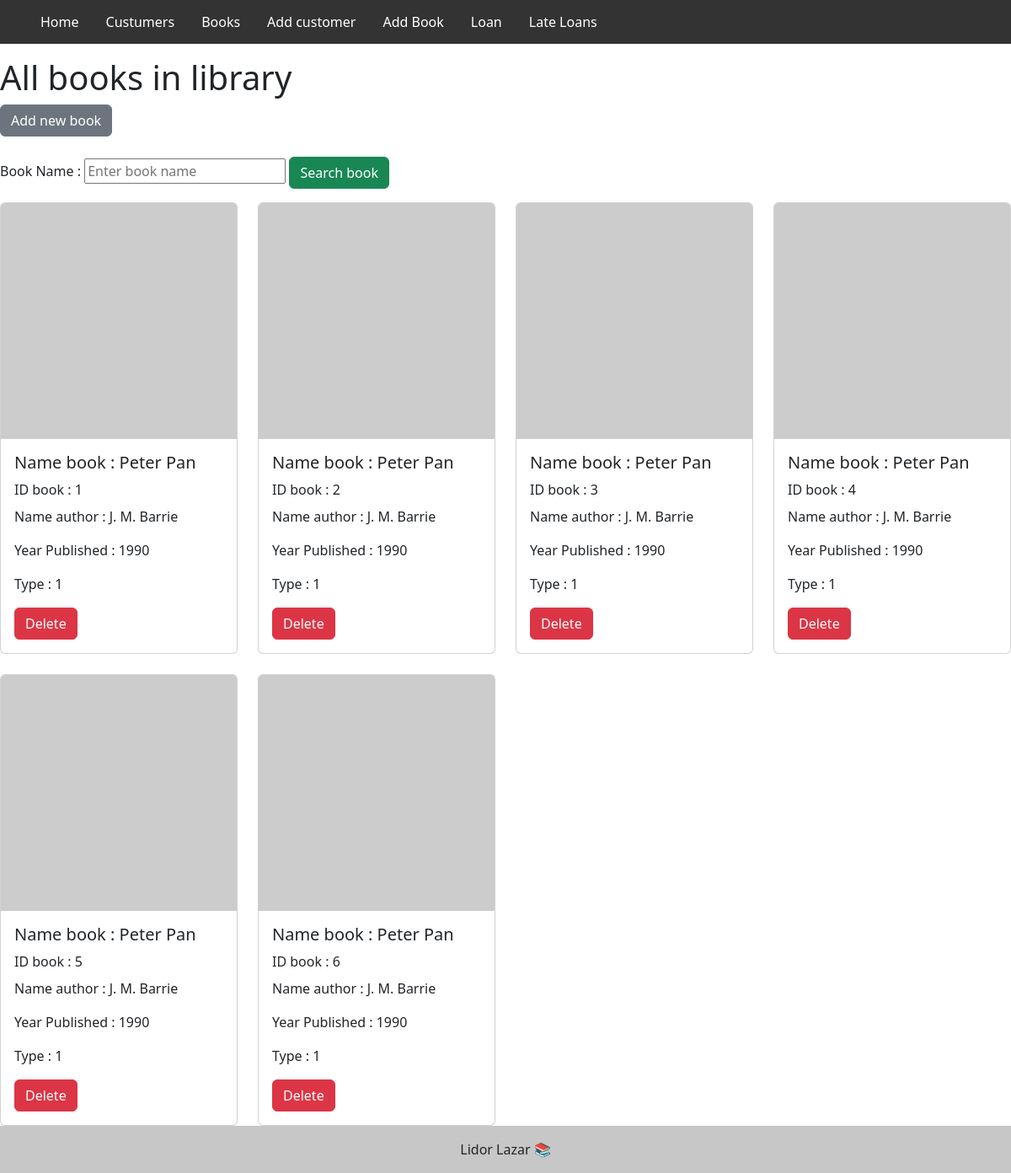
/Book/, run on an earlier commit of the app's database.
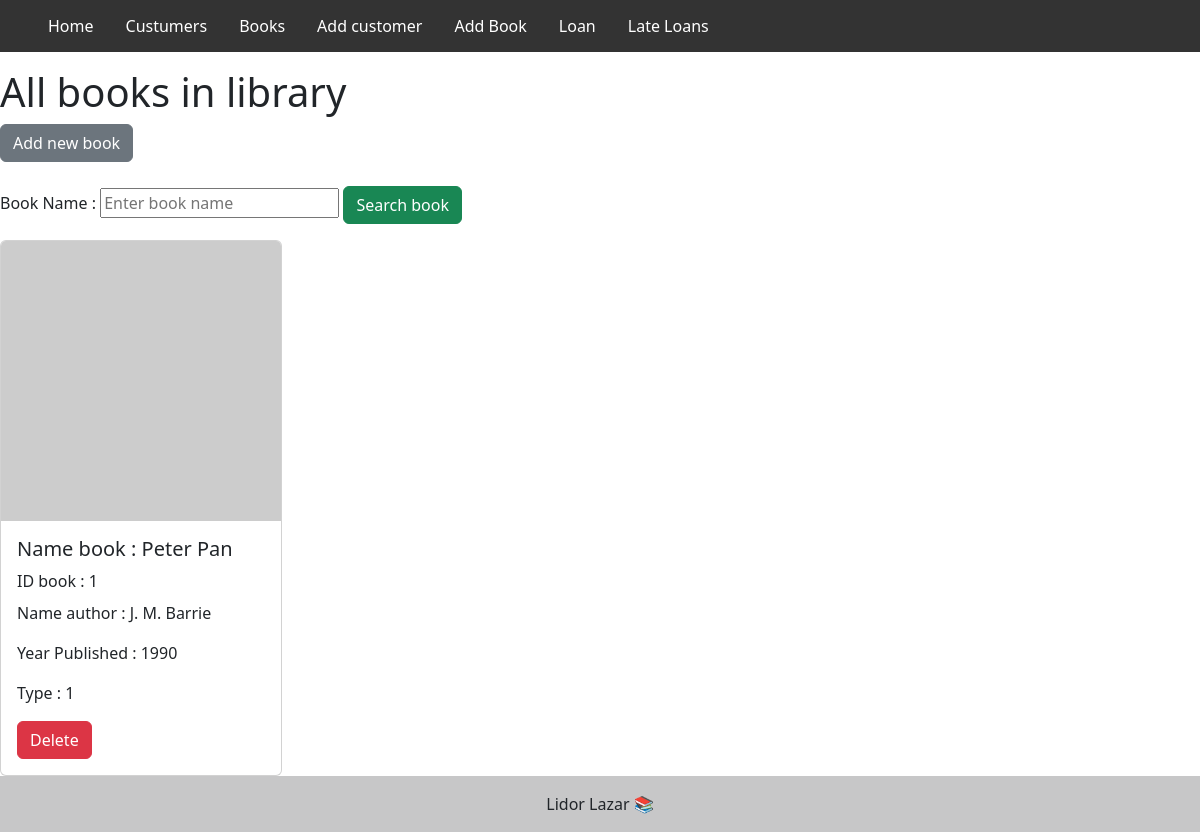
And on a later commit of the database.
### Library/books/model.py (models this page shows, shortened)
class Books(db.Model):
    BookId = db.Column('BookId',db.Integer, primary_key=True)
    NameBook = db.Column('NameBook',db.String(50))
    Author = db.Column('Author',db.String(50), nullable=False )
    YearPublished = db.Column('YearPublished',db.String(50))
    Type = db.Column('Type',db.Integer)
    BooksToLoans = db.relationship('Loans', backref='books')

### Library/books/views.py (the view)
@books_table.route('/Book/<bookname>', methods=['GET'])
@books_table.route('/Book/', methods=['GET', 'POST'])
def print_all_books(bookname=''):
    if request.method == 'POST':
        for OneBook in Books.query.all():
            if request.form.get("SerachBook").title() == OneBook.NameBook:
                bookname = OneBook.NameBook
                return render_template('personalBook.html', bookname=bookname, print_all_books=Books.query.all())
    return render_template('ShowAllBooks.html', print_all_books = Books.query.all())

### Library/books/templates/ShowAllBooks.html (shortened to what this page needs)
{% extends "layout.html" %} {% block title %}Lazar libaray{% endblock %}  {% block content %}
<h1>All books in library</h1>
<a href="/addBook/"><button type="button" class="btn btn-secondary">Add new book</button></a><br><br>
<form action="" method="POST">
  <label>Book Name : </label>
  <input name="SerachBook"  type="text" placeholder="Enter book name">
  <a href="/Book/{{bookname}}"><button  methods="POST" class="btn btn-success" Type="submit">Search book</button></a>
  </form>
<div class="row row-cols-1 row-cols-md-4 g-4">
  {%- for book in print_all_books %}
  <div class="col">
    <div class="card">
      <img
        src="https://picsum.photos/20{{book.BookId }}"
        class="card-img-top"
      />
      <div class="card-body">
        <h5 class="card-text">Name book : {{book.NameBook}}</h5>
        <p class="card-title">ID book : {{ book.BookId}}</p>
        <p class="card-text">Name author : {{book.Author}}</p>
        <p class="card-text">Year Published : {{book.YearPublished}}</p>
        <p class="card-text">Type : {{book.Type}}</p>
        <a class="btn btn-danger" href="/deleteBook/{{book.BookId}}">Delete</a>
      </div>
    </div>
  </div>
  {% endfor %}
</div>
{% endblock %}

### Library/books/templates/layout.html (shortened to what this page needs)
<!DOCTYPE html>
<html>
  <head>
    <link
      href="https://cdn.jsdelivr.net/npm/bootstrap@5.2.2/dist/css/bootstrap.min.css"
      rel="stylesheet"
    />
  </head>
  <body>
    <ul>
      <li><a class="" href="/">Home</a></li>
      <li><a href="/PrintAll">Custumers</a></li>
      <li><a href="/Book">Books</a></li>
      <li><a href="/addCustomer">Add customer</a></li>
      <li><a href="/addBook">Add Book</a></li>
      <li><a href="/AllLoans">Loan</a></li>
      <li><a href="/lateLoans">Late Loans</a></li>
    </ul>
    <div id="content">{% block content %}{% endblock %}</div>
    <div id="footer">
      {% block footer %}
      <footer class="bg-light text-center text-lg-start">
        <div
          class="text-center p-3"
          style="background-color: rgba(0, 0, 0, 0.2)"
        >
          Lidor Lazar 📚
        </div>
      </footer>
      {% endblock %}
    </div>
  </body>
</html>

### Library/books/templates/layout.html (style rules this page uses)
ul { list-style-type: none; margin: 0; padding: 0; overflow: hidden; background-color: #333; }
li { float: left; }
li a { display: block; color: white; text-align: center; padding: 14px 16px; text-decoration: none; }

What changed in the data, as far as the page shows it:
removed Books: NameBook "Peter Pan", BookId "2", Author "J. M. Barrie", YearPublished "1990", Type "1"
removed Books: NameBook "Peter Pan", BookId "3", Author "J. M. Barrie", YearPublished "1990", Type "1"
removed Books: NameBook "Peter Pan", BookId "4", Author "J. M. Barrie", YearPublished "1990", Type "1"
removed Books: NameBook "Peter Pan", BookId "5", Author "J. M. Barrie", YearPublished "1990", Type "1"
removed Books: NameBook "Peter Pan", BookId "6", Author "J. M. Barrie", YearPublished "1990", Type "1"
